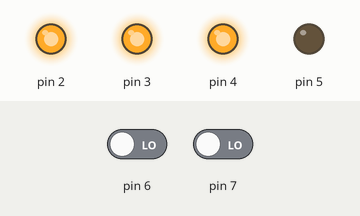
This sketch was run on a simulated Arduino Uno, built with avr-gcc and run on an emulated ATmega328P. On the bench: output pins drawn as LEDs (lit = HIGH). Inputs (shaded band) come from the test bench; at power-on: pin 6 LOW, pin 7 LOW.

Above: at 1.2 s.
1.3 s: pin 6 driven HIGH
At 2.1 s:
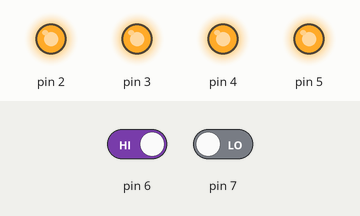
2.8 s: pin 7 driven HIGH
At 3.5 s:
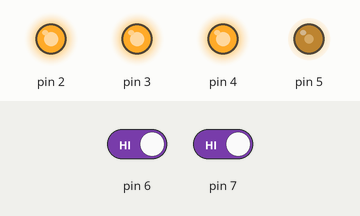
4.3 s: pin 7 driven LOW
At 5.4 s:
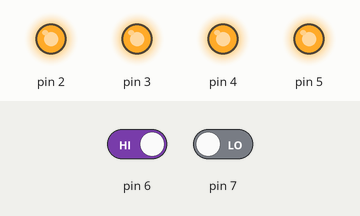
Timing chart, 0 to 7.3 s (numbered marks = the images above; inputs shaded):
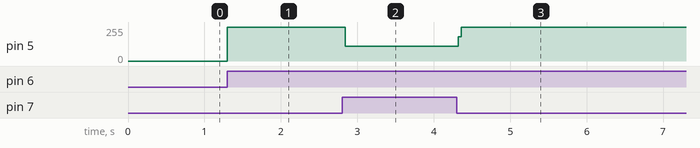

Measured:
- after the input at 1.3 s, pin 5: 0/255 → 255/255 at once
- after the input at 2.8 s, pin 5: 255/255 → 109/255 at once
- after the input at 4.3 s, pin 5: 109/255 → 255/255 at once

The sketch:

test_ampermeter.ino
```cpp
//code made by Uroš Tomažič


void setup() {
  pinMode(2,OUTPUT);
  pinMode(3,OUTPUT);
  pinMode(4,OUTPUT);
  pinMode(5,OUTPUT);
  digitalWrite(2,HIGH);
  digitalWrite(3,HIGH);
  digitalWrite(4,HIGH);

}

void loop() {

if(digitalRead(6)==1){
  digitalWrite(5,HIGH);
}
if(digitalRead(7)==1){
  digitalWrite(5,LOW);
}
 /* digitalWrite(5,HIGH);
  delay(1000);
  digitalWrite(5,LOW);
  delay(1000);*/

}
```
